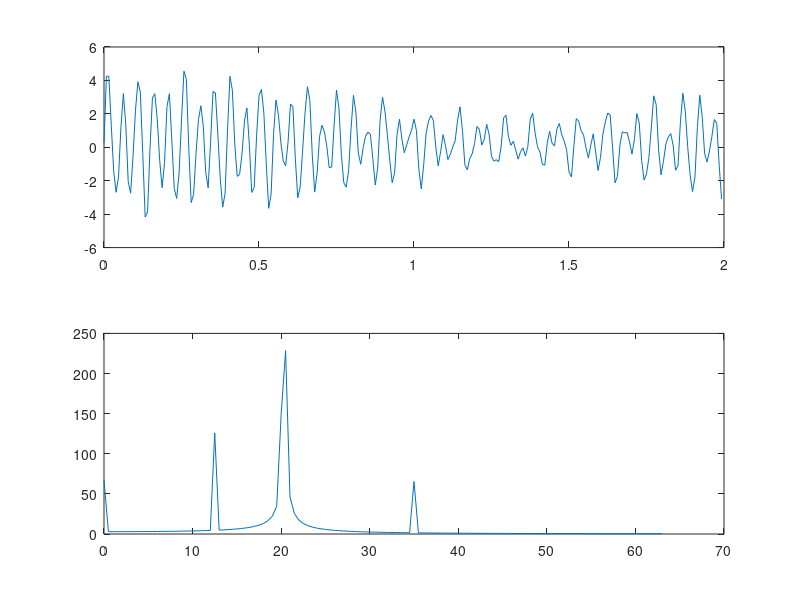

Write the MATLAB code that produced this figure.
%a continuacion se genera una se�al f que se compone de la suma de
%senoidales de las sihuientes frecuencias: 5, 12.5, 20 y 35 hz,
%dada por x(t) = 0.25+sen(2pi5t)+ sen(2pi12.5t)*sen(2pi20t)+sen(2pi35t);
N=256;
T=1/128;
k=0:N-1;
time = k*T;
f0= 0.25+2*sin(2*pi*5+k+T)+1*sin(2*pi*12.5*k*T);
f = f0+1.5*sin(2*pi*20*k*T) + 0.5*sin(2*pi*35*k*T);
%plot(time,f)
F=fft(f, N); %poner ,N despues de f pa mantener tamaño
ff=0:1/length(k): 1-(1/length(k))
freq=(1/T)*ff(1:N/2-1);
subplot(2,1,1)
plot(time,f)
subplot(2,1,2)
%freq2=freq(1:128)
%F2=F(1:128)
plot(freq,abs(F(1:N/2-1)))